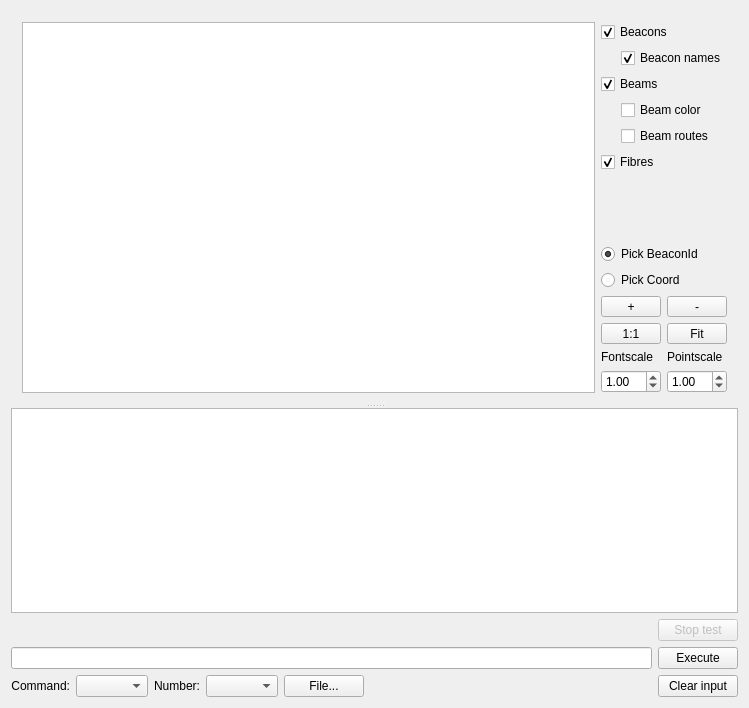
<?xml version="1.0" encoding="UTF-8"?>
<ui version="4.0">
 <class>MainWindow</class>
 <widget class="QMainWindow" name="MainWindow">
  <property name="geometry">
   <rect>
    <x>0</x>
    <y>0</y>
    <width>749</width>
    <height>708</height>
   </rect>
  </property>
  <property name="windowTitle">
   <string>MainWindow</string>
  </property>
  <widget class="QWidget" name="centralWidget">
   <layout class="QVBoxLayout" name="verticalLayout">
    <item>
     <widget class="QSplitter" name="splitter">
      <property name="orientation">
       <enum>Qt::Orientation::Vertical</enum>
      </property>
      <widget class="QWidget" name="layoutWidget">
       <layout class="QHBoxLayout" name="horizontalLayout_2">
        <item>
         <widget class="QGraphicsView" name="graphics_view">
          <property name="interactive">
           <bool>true</bool>
          </property>
          <property name="dragMode">
           <enum>QGraphicsView::DragMode::NoDrag</enum>
          </property>
         </widget>
        </item>
        <item>
         <layout class="QVBoxLayout" name="verticalLayout_2">
          <item>
           <widget class="QCheckBox" name="beacons_checkbox">
            <property name="text">
             <string>Beacons</string>
            </property>
            <property name="checked">
             <bool>true</bool>
            </property>
           </widget>
          </item>
          <item>
           <layout class="QHBoxLayout" name="horizontalLayout_7">
            <item>
             <spacer name="horizontalSpacer_3">
              <property name="orientation">
               <enum>Qt::Orientation::Horizontal</enum>
              </property>
              <property name="sizeType">
               <enum>QSizePolicy::Policy::Fixed</enum>
              </property>
              <property name="sizeHint" stdset="0">
               <size>
                <width>20</width>
                <height>20</height>
               </size>
              </property>
             </spacer>
            </item>
            <item>
             <widget class="QCheckBox" name="beaconnames_checkbox">
              <property name="text">
               <string>Beacon names</string>
              </property>
              <property name="checked">
               <bool>true</bool>
              </property>
             </widget>
            </item>
           </layout>
          </item>
          <item>
           <widget class="QCheckBox" name="lightbeams_checkbox">
            <property name="text">
             <string>Beams</string>
            </property>
            <property name="checked">
             <bool>true</bool>
            </property>
           </widget>
          </item>
          <item>
           <layout class="QHBoxLayout" name="horizontalLayout_6">
            <item>
             <spacer name="horizontalSpacer_2">
              <property name="orientation">
               <enum>Qt::Orientation::Horizontal</enum>
              </property>
              <property name="sizeType">
               <enum>QSizePolicy::Policy::Fixed</enum>
              </property>
              <property name="sizeHint" stdset="0">
               <size>
                <width>20</width>
                <height>20</height>
               </size>
              </property>
             </spacer>
            </item>
            <item>
             <layout class="QVBoxLayout" name="verticalLayout_5">
              <item>
               <widget class="QCheckBox" name="beamcolor_checkbox">
                <property name="text">
                 <string>Beam color</string>
                </property>
               </widget>
              </item>
              <item>
               <widget class="QCheckBox" name="beamroutes_checkbox">
                <property name="text">
                 <string>Beam routes</string>
                </property>
               </widget>
              </item>
             </layout>
            </item>
           </layout>
          </item>
          <item>
           <widget class="QCheckBox" name="fibres_checkbox">
            <property name="text">
             <string>Fibres</string>
            </property>
            <property name="checked">
             <bool>true</bool>
            </property>
           </widget>
          </item>
          <item>
           <spacer name="verticalSpacer">
            <property name="orientation">
             <enum>Qt::Orientation::Vertical</enum>
            </property>
            <property name="sizeHint" stdset="0">
             <size>
              <width>20</width>
              <height>40</height>
             </size>
            </property>
           </spacer>
          </item>
          <item>
           <widget class="QRadioButton" name="pick_beacon">
            <property name="text">
             <string>Pick BeaconId</string>
            </property>
            <property name="checked">
             <bool>true</bool>
            </property>
           </widget>
          </item>
          <item>
           <widget class="QRadioButton" name="pick_coord">
            <property name="text">
             <string>Pick Coord</string>
            </property>
           </widget>
          </item>
          <item>
           <layout class="QHBoxLayout" name="horizontalLayout_3">
            <item>
             <widget class="QToolButton" name="zoom_plus">
              <property name="sizePolicy">
               <sizepolicy hsizetype="Preferred" vsizetype="Fixed">
                <horstretch>0</horstretch>
                <verstretch>0</verstretch>
               </sizepolicy>
              </property>
              <property name="text">
               <string>+</string>
              </property>
             </widget>
            </item>
            <item>
             <widget class="QToolButton" name="zoom_minus">
              <property name="sizePolicy">
               <sizepolicy hsizetype="Preferred" vsizetype="Fixed">
                <horstretch>0</horstretch>
                <verstretch>0</verstretch>
               </sizepolicy>
              </property>
              <property name="text">
               <string>-</string>
              </property>
             </widget>
            </item>
           </layout>
          </item>
          <item>
           <layout class="QHBoxLayout" name="horizontalLayout_4">
            <item>
             <widget class="QToolButton" name="zoom_1">
              <property name="sizePolicy">
               <sizepolicy hsizetype="Preferred" vsizetype="Fixed">
                <horstretch>0</horstretch>
                <verstretch>0</verstretch>
               </sizepolicy>
              </property>
              <property name="text">
               <string>1:1</string>
              </property>
             </widget>
            </item>
            <item>
             <widget class="QToolButton" name="zoom_fit">
              <property name="sizePolicy">
               <sizepolicy hsizetype="Preferred" vsizetype="Fixed">
                <horstretch>0</horstretch>
                <verstretch>0</verstretch>
               </sizepolicy>
              </property>
              <property name="text">
               <string>Fit</string>
              </property>
             </widget>
            </item>
           </layout>
          </item>
          <item>
           <layout class="QHBoxLayout" name="horizontalLayout_10">
            <item>
             <layout class="QVBoxLayout" name="verticalLayout_7">
              <item>
               <widget class="QLabel" name="label_3">
                <property name="text">
                 <string>Fontscale</string>
                </property>
               </widget>
              </item>
              <item>
               <widget class="QDoubleSpinBox" name="fontscale">
                <property name="minimum">
                 <double>0.010000000000000</double>
                </property>
                <property name="singleStep">
                 <double>0.100000000000000</double>
                </property>
                <property name="value">
                 <double>1.000000000000000</double>
                </property>
               </widget>
              </item>
             </layout>
            </item>
            <item>
             <layout class="QVBoxLayout" name="verticalLayout_6">
              <item>
               <widget class="QLabel" name="label_4">
                <property name="text">
                 <string>Pointscale</string>
                </property>
               </widget>
              </item>
              <item>
               <widget class="QDoubleSpinBox" name="pointscale">
                <property name="minimum">
                 <double>0.010000000000000</double>
                </property>
                <property name="singleStep">
                 <double>0.100000000000000</double>
                </property>
                <property name="value">
                 <double>1.000000000000000</double>
                </property>
               </widget>
              </item>
             </layout>
            </item>
           </layout>
          </item>
         </layout>
        </item>
       </layout>
      </widget>
      <widget class="QPlainTextEdit" name="output">
       <property name="undoRedoEnabled">
        <bool>false</bool>
       </property>
       <property name="lineWrapMode">
        <enum>QPlainTextEdit::LineWrapMode::NoWrap</enum>
       </property>
      </widget>
     </widget>
    </item>
    <item>
     <layout class="QHBoxLayout" name="horizontalLayout_5">
      <item>
       <layout class="QVBoxLayout" name="verticalLayout_4">
        <item>
         <widget class="QLabel" name="cmd_info_text">
          <property name="sizePolicy">
           <sizepolicy hsizetype="Preferred" vsizetype="Preferred">
            <horstretch>0</horstretch>
            <verstretch>0</verstretch>
           </sizepolicy>
          </property>
          <property name="text">
           <string/>
          </property>
         </widget>
        </item>
        <item>
         <widget class="QLineEdit" name="lineEdit"/>
        </item>
        <item>
         <layout class="QHBoxLayout" name="horizontalLayout">
          <item>
           <widget class="QLabel" name="label">
            <property name="sizePolicy">
             <sizepolicy hsizetype="Fixed" vsizetype="Preferred">
              <horstretch>0</horstretch>
              <verstretch>0</verstretch>
             </sizepolicy>
            </property>
            <property name="text">
             <string>Command:</string>
            </property>
            <property name="alignment">
             <set>Qt::AlignmentFlag::AlignRight|Qt::AlignmentFlag::AlignTrailing|Qt::AlignmentFlag::AlignVCenter</set>
            </property>
           </widget>
          </item>
          <item>
           <widget class="QComboBox" name="cmd_select"/>
          </item>
          <item>
           <widget class="QLabel" name="label_2">
            <property name="sizePolicy">
             <sizepolicy hsizetype="Fixed" vsizetype="Preferred">
              <horstretch>0</horstretch>
              <verstretch>0</verstretch>
             </sizepolicy>
            </property>
            <property name="text">
             <string>Number:</string>
            </property>
            <property name="alignment">
             <set>Qt::AlignmentFlag::AlignRight|Qt::AlignmentFlag::AlignTrailing|Qt::AlignmentFlag::AlignVCenter</set>
            </property>
           </widget>
          </item>
          <item>
           <widget class="QComboBox" name="number_select"/>
          </item>
          <item>
           <widget class="QPushButton" name="file_button">
            <property name="text">
             <string>File...</string>
            </property>
           </widget>
          </item>
          <item>
           <spacer name="horizontalSpacer">
            <property name="orientation">
             <enum>Qt::Orientation::Horizontal</enum>
            </property>
            <property name="sizeHint" stdset="0">
             <size>
              <width>40</width>
              <height>20</height>
             </size>
            </property>
           </spacer>
          </item>
         </layout>
        </item>
       </layout>
      </item>
      <item>
       <layout class="QVBoxLayout" name="verticalLayout_3">
        <item>
         <widget class="QPushButton" name="stop_button">
          <property name="enabled">
           <bool>false</bool>
          </property>
          <property name="text">
           <string>Stop test</string>
          </property>
         </widget>
        </item>
        <item>
         <widget class="QPushButton" name="execute_button">
          <property name="text">
           <string>Execute</string>
          </property>
         </widget>
        </item>
        <item>
         <widget class="QPushButton" name="clear_input_button">
          <property name="text">
           <string>Clear input</string>
          </property>
         </widget>
        </item>
       </layout>
      </item>
     </layout>
    </item>
   </layout>
  </widget>
 </widget>
 <layoutdefault spacing="6" margin="11"/>
 <resources/>
 <connections/>
</ui>
